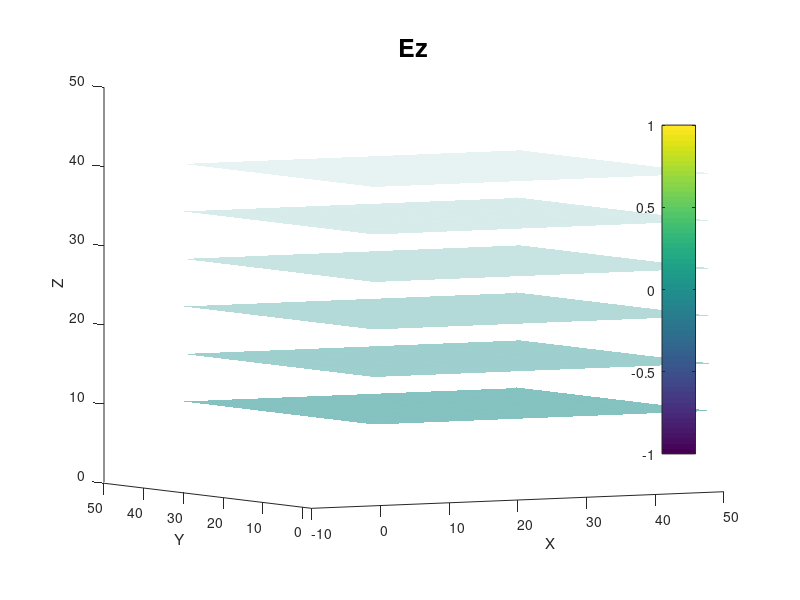

Here is the MATLAB script that generated this plot:
clear all;
close all;

%% Program Info  
%%%%%%%%%%%%%%%%%%%%%%%%%%%%%%%%%%%%%%%%%%%%%%%%%%%%%%%%%%%%%%%%%%%%%%%%%%%
%                                                                         %
% Simulates FDTD in 3D Cartesian Coordinates                              %
% Utilizes CPML Boundary                                                  %
%                                                                         %
%  This Source Code Form is subject to the terms of the Mozilla Public    %
%  License, v. 2.0. If a copy of the MPL was not distributed with this    %
%  file, You can obtain one at http://mozilla.org/MPL/2.0/.               %
%                                                                         %
%  Copyright (C) 2012-2013 Brian D. Hong                                  %
%                                                                         %
%%%%%%%%%%%%%%%%%%%%%%%%%%%%%%%%%%%%%%%%%%%%%%%%%%%%%%%%%%%%%%%%%%%%%%%%%%% 


% Physical Constant
epsNot = 8.854187817620e-12;    % Permittivity of Free Space
muNot = 1.25663706e-6;          % Magnetic Constant
cNot = 2.99792458e8;            % Speed of light
etaNot = sqrt(muNot/epsNot);    % Characteristic impedence of free space

%% Parameters
% Define FDTD physical space
domain = [3e-6 3e-6 3e-6] ;     % Computational Domain [X Y Z]             [USER DEFINED]
gridC  = [50   50    50] ;     % Number of gridpoints [X Y Z]             [USER DEFINED]
dx = domain(1)/gridC(1);        % Cell width  
dy = domain(2)/gridC(2);        % Cell length  
dz = domain(3)/gridC(3);        % Cell height
dmin = min([dx dy dz]) ;        % Minimum cell size
% Define FDTD temporal space
maxIter = max(gridC)*6;             % Maximum number of iterations         [USER DEFINED]
dt = .5*dmin/(cNot*sqrt(3));   % Time step (1 = 1sec)                 [USER DEFINED]
Scr = cNot*dt/dmin;    % Courant Number

% Define positions
planePosZ = .5e-6;                  % Position of cross sectional viewing plane
planePosZ = round(planePosZ/dz);
sourcePos = [30 30, 30 30, 30 30];  % Source position 
                                    % [xMin xMax, yMin yMax, zMin zMax]    [USER DEFINED]
                                    
zPlaneNum = 8;                      % Number of Zplanes                                    
cVar = [-1 1];                      % Color variation in plot
skipFrames = 30;

% Surface view display setting
surfaceView = 3;
% 0 = Total E Field
% 1 = Ex
% 1.5 = Ex Middle Plane
% 2 = Ey
% 3 = Ez
% 3.1 = Ez contour (Not working)
% 3.5 = Ez Middle Plane
% 4 = Hx
% 5 = Hy
% 6 = Hz

% Define PML Parameters
% Display PML parameter graphs and stop before FDTD simulation?
displayC = 0;    % 0 if no, 1 if yes
%%%%%%%%%%%%%%%%%%%%%%%%%%%%% PML Parameters %%%%%%%%%%%%%%%%%%%%%%%%%%%%%%
pmlWidth     = 10;              % Width of PML in grid points              [USER DEFINED]
sigM         = 3;               % Power of sigma in PML                    [USER DEFINED]
sigMax       = (sigM+1)*...   % Max value of sigma in PML
              .8/(etaNot*dmin);
kappaMax     = 1;               % Max value of kappa in PML                [USER DEFINED]
kappaM       = 3;               % Power of kappa in PML                    [USER DEFINED]
aMax         = 1;               % Max value of kappa in PML                [USER DEFINED]
aM           = 3;               % Power of a in PML                        [USER DEFINED]

% Initial Pulse Parameters
% Gaussian Pulse parameters
width = 5;                     % Width of Gaussian                        [USER DEFINED]
maxT = width*6;
magG = 150;

% Blackman-Harris Parameters
a = [0.35875 0.48829 0.14128 0.01168];
widthB = 30*dt;
mag = 1;

% Sine Wave Parameters
f = 2501e12;                     % Frequency                                [USER DEFINED]
amp = 1;                        % Amplitude of Wave                        [USER DEFINED]
lambda =cNot/f;                 % Wavelength
omega = 2*pi*f;                 % Angular Frequency

%% Initialize solution vectors
% General Cartesian coordinates: f(x,y,z)

% Magnetic Field Vectors
Hx = zeros(gridC(1)-1, gridC(2)  , gridC(3)  );
Hy = zeros(gridC(1)  , gridC(2)-1, gridC(3)  );
Hz = zeros(gridC(1)  , gridC(2)  , gridC(3)-1);

% Electric Field Vectors
Ex = zeros(gridC(1)  , gridC(2)+1, gridC(3)+1);
Ey = zeros(gridC(1)+1, gridC(2)  , gridC(3)+1);
Ez = zeros(gridC(1)+1, gridC(2)+1, gridC(3)  );

% Magnetic Source
Mx = zeros(gridC(1)-1, gridC(2)  , gridC(3)  );
My = zeros(gridC(1)  , gridC(2)-1, gridC(3)  );
Mz = zeros(gridC(1)  , gridC(2)  , gridC(3)-1);

% Current Source
Jx = zeros(gridC(1)  , gridC(2)+1, gridC(3)+1);
Jy = zeros(gridC(1)+1, gridC(2)  , gridC(3)+1);
Jz = zeros(gridC(1)+1, gridC(2)+1, gridC(3)  );

% Sigma Star
sigS = zeros(gridC(1)  , gridC(2)  , gridC(3)  );
% sigSx = zeros(gridC(1)-1, gridC(2)  , gridC(3)  );
% sigSy = zeros(gridC(1)  , gridC(2)-1, gridC(3)  );
% sigSz = zeros(gridC(1)  , gridC(2)  , gridC(3)-1);

% Sigma
sig = zeros(gridC(1)+1 , gridC(2)+1, gridC(3)+1);
% sigX = zeros(gridC(1)  , gridC(2)+1, gridC(3)+1);
% sigY = zeros(gridC(1)+1, gridC(2)  , gridC(3)+1);
% sigZ = zeros(gridC(1)+1, gridC(2)+1, gridC(3)  );

% Relative permeability
mu  = ones(gridC(1)  , gridC(2)  , gridC(3)  );
% muX = ones(gridC(1)-1, gridC(2)  , gridC(3)  );
% muY = ones(gridC(1)  , gridC(2)-1, gridC(3)  );
% muZ = ones(gridC(1)  , gridC(2)  , gridC(3)-1);

% Relative permittivity
eps = ones(gridC(1)+1 , gridC(2)+1, gridC(3)+1);
% epsX = ones(gridC(1)  , gridC(2)+1, gridC(3)+1);
% epsY = ones(gridC(1)+1, gridC(2)  , gridC(3)+1);
% epsZ = ones(gridC(1)+1, gridC(2)+1, gridC(3)  );

% Vectors for use in PML updates
% QH for updating Efields
QEyz = zeros(gridC(1)-1, gridC(2)  , gridC(3)  );
QEzy = zeros(gridC(1)-1, gridC(2)  , gridC(3)  );

QEzx = zeros(gridC(1)  , gridC(2)-1, gridC(3)  );
QExz = zeros(gridC(1)  , gridC(2)-1, gridC(3)  ); 

QEyx = zeros(gridC(1)  , gridC(2)  , gridC(3)-1);
QExy = zeros(gridC(1)  , gridC(2)  , gridC(3)-1);

% QE for updating Hfields
QHyz = zeros(gridC(1)  , gridC(2)+1, gridC(3)+1);
QHzy = zeros(gridC(1)  , gridC(2)+1, gridC(3)+1);

QHzx = zeros(gridC(1)+1, gridC(2)  , gridC(3)+1);
QHxz = zeros(gridC(1)+1, gridC(2)  , gridC(3)+1);

QHyx = zeros(gridC(1)+1, gridC(2)+1, gridC(3)  );
QHxy = zeros(gridC(1)+1, gridC(2)+1, gridC(3)  );

% Meshgrid for plots
[XX YY] = meshgrid(1:gridC(1), 1:gridC(2));

%% Compute coefficient vectors
% E-Field coeff.
c1 = (1-(sig.*dt)./(2*epsNot.*eps))./(1+(sig.*dt)./(2*epsNot.*eps));
c2 = (dt./(epsNot.*eps))./(1+(sig.*dt)./(2.*epsNot.*eps));

% D-Field coeff.
d1 = (1-(sigS.*dt)./(2*muNot.*mu))./(1+(sigS.*dt)./(2*muNot.*mu));
d2 = (dt./(muNot.*mu))./(1+(sigS.*dt)./(2*muNot.*mu));


%% Compute PML Coefficients

% Compute X direction
xVec = (1:pmlWidth)-.5;
gridPlot = (1:gridC(1)+1)-1;
gridPlotStag = (1:gridC(1))-.5;

sigVec = (abs(xVec+.5).^sigM./pmlWidth.^sigM).*sigMax;
sigVecStag = (abs(xVec).^sigM./pmlWidth.^sigM).*sigMax;

sigVec = [sigVec(end:-1:1) zeros(1,gridC(1)-2*length(sigVec)+1) sigVec];
sigVecStag = [sigVecStag(end:-1:1) zeros(1,gridC(1)-2*length(sigVecStag)) sigVecStag];

kappaVec = 1+(abs(xVec+.5).^kappaM./pmlWidth.^kappaM).*(kappaMax-1);
kappaVec = [kappaVec(end:-1:1) ones(1,gridC(1)-2*length(kappaVec)+1) kappaVec];
kappaVecStag = 1+(abs(xVec).^kappaM./pmlWidth.^kappaM).*(kappaMax-1);
kappaVecStag = [kappaVecStag(end:-1:1) ones(1,gridC(1)-2*length(kappaVecStag)) kappaVecStag];

aVec = (abs(xVec+.5).^aM./pmlWidth.^aM).*aMax;
aVec = [aVec(end:-1:1) zeros(1,gridC(1)-2*length(aVec)+1) aVec];
aVecStag = (abs(xVec).^aM./pmlWidth.^aM).*aMax;
aVecStag = [aVecStag(end:-1:1) zeros(1,gridC(1)-2*length(aVecStag)) aVecStag];

% Plots of vectors used in PML
if displayC == 1;
figure('outerposition', [100, 100, 1500, 900])
subplot(2,3,1)
plot(gridPlot, sigVec, 'ro', gridPlotStag, sigVecStag, 'b+')
title('PML {\sigma}')

subplot(2,3,2)
plot(gridPlot, kappaVec, 'ro', gridPlotStag, kappaVecStag, 'b+')
title('PML {\kappa}')

subplot(2,3,3)
plot(gridPlot, aVec, 'ro', gridPlotStag, aVecStag, 'b+')
title('PML a')
end

% Generate coefficient vectors used for PML during computation
tau = (kappaVec.*epsNot)./(kappaVec.*aVec+sigVec);
tauStag = (kappaVecStag.*epsNot)./(kappaVecStag.*aVecStag+sigVecStag);
bVec = exp(-dt./tau);
bVecStag = exp(-dt./tauStag);
gVec = (sigVec./(kappaVec.*(kappaVec.*aVec+sigVec))).*(1-exp(-dt./tau));
gVecStag = (sigVecStag./(kappaVecStag.*(kappaVecStag.*aVecStag+sigVecStag))).*(1-exp(-dt./tauStag));

for k = 1:length(gVec)
    if isnan(gVec(k))
        gVec(k) = 0;
    end
end

for k = 1:length(gVecStag)
    if isnan(gVecStag(k))
        gVecStag(k) = 0;
    end
end

if displayC == 1
subplot(2,3,4)
plot(gridPlot, bVec, 'ro', gridPlotStag, bVecStag, 'b+')
title('coef b')

subplot(2,3,5)
plot(gridPlot, gVec, 'ro', gridPlotStag, gVecStag, 'b+')
title('coef g')
end
bxIn  = repmat(bVecStag',[1, gridC(2),gridC(3)]);
bxOut = repmat(bVec',[1, gridC(2)+1,gridC(3)+1]);
gxIn  = repmat(gVecStag',[1, gridC(2),gridC(3)]);
gxOut = repmat(gVec',[1, gridC(2)+1,gridC(3)+1]);
kxIn = repmat(1./kappaVecStag',[1, gridC(2),gridC(3)]);
kxOut = repmat(1./kappaVec',[1,gridC(2)+1,gridC(3)+1]);


if displayC == 1;
    figure('outerposition', [100 100 1400 900])
    h = axes;
    hold on
    
    [X Y] = meshgrid(gridPlot, 1:gridC(2)+1);
    [X2 Y2] = meshgrid(gridPlotStag, 1:gridC(2));
    for k = 1:round(gridC(3)/zPlaneNum):gridC(3);
        surf( X', Y', k.*ones(size(X')), bxOut(1:gridC(1), 1:gridC(2)+1, k), 'edgealpha', (1-(k./gridC(3)).^(1/2))/2, 'facealpha', (1-(k./gridC(3)).^(1/2)))
    display(num2str((1-(k./gridC(3)).^2)))
    end
    
    for k = 1:round(gridC(3)/zPlaneNum):gridC(3);
        surf( X2', Y2', k.*ones(size(X2'))-1/2, bxIn(1:gridC(1)-1, 1:gridC(2), k), 'edgealpha',(1-(k./gridC(3)).^(1/2))/2, 'facealpha', (1-(k./gridC(3)).^(1/2)))
    end
    
    set(h, 'cameraposition', [0.5 0.5 9.16025], ...
           'cameraviewangle', 5, ...
           'cameratarget', [gridC(1)/2 gridC(2)/2, gridC(3)/2],...
           'DataAspectRatio', [1 1 1],...
           'View', [-15 20], ...
           'XLim', [-11.5899 48.9016], ...
           'Ylim', [-2.28008 37.7199], ...
           'Zlim', [0 20]);
           
    xlabel('X')
    ylabel('Y')
    zlabel('Z')
    hold off
    axis equal
title('bxIn')
end

%% Compute Y direction
xVec = (1:pmlWidth)-.5;
gridPlot = (1:gridC(2)+1)-1;
gridPlotStag = (1:gridC(2))-.5;

sigVec = (abs(xVec+.5).^sigM./pmlWidth.^sigM).*sigMax;
sigVecStag = (abs(xVec).^sigM./pmlWidth.^sigM).*sigMax;

sigVec = [sigVec(end:-1:1) zeros(1,gridC(2)-2*length(sigVec)+1) sigVec];
sigVecStag = [sigVecStag(end:-1:1) zeros(1,gridC(2)-2*length(sigVecStag)) sigVecStag];

kappaVec = 1+(abs(xVec+.5).^kappaM./pmlWidth.^kappaM).*(kappaMax-1);
kappaVec = [kappaVec(end:-1:1) ones(1,gridC(2)-2*length(kappaVec)+1) kappaVec];
kappaVecStag = 1+(abs(xVec).^kappaM./pmlWidth.^kappaM).*(kappaMax-1);
kappaVecStag = [kappaVecStag(end:-1:1) ones(1,gridC(2)-2*length(kappaVecStag)) kappaVecStag];

aVec = (abs(xVec+.5).^aM./pmlWidth.^aM).*aMax;
aVec = [aVec(end:-1:1) zeros(1,gridC(2)-2*length(aVec)+1) aVec];
aVecStag = (abs(xVec).^aM./pmlWidth.^aM).*aMax;
aVecStag = [aVecStag(end:-1:1) zeros(1,gridC(2)-2*length(aVecStag)) aVecStag];

% Generate coefficient vectors used for PML during computation
tau = (kappaVec.*epsNot)./(kappaVec.*aVec+sigVec);
tauStag = (kappaVecStag.*epsNot)./(kappaVecStag.*aVecStag+sigVecStag);
bVec = exp(-dt./tau);
bVecStag = exp(-dt./tauStag);
gVec = (sigVec./(kappaVec.*(kappaVec.*aVec+sigVec))).*(1-exp(-dt./tau));
gVecStag = (sigVecStag./(kappaVecStag.*(kappaVecStag.*aVecStag+sigVecStag))).*(1-exp(-dt./tauStag));

for k = 1:length(gVec)
    if isnan(gVec(k))
        gVec(k) = 0;
    end
end

for k = 1:length(gVecStag)
    if isnan(gVecStag(k))
        gVecStag(k) = 0;
    end
end

byIn  = repmat(bVecStag,       [gridC(1)  , 1, gridC(3)  ]);
byOut = repmat(bVec,           [gridC(1)+1, 1 ,gridC(3)+1]);
gyIn  = repmat(gVecStag,       [gridC(1)  , 1, gridC(3)  ]);
gyOut = repmat(gVec,           [gridC(1)+1, 1 ,gridC(3)+1]);
kyIn  = repmat(1./kappaVecStag,[gridC(1)  , 1, gridC(3)  ]);
kyOut = repmat(1./kappaVec,    [gridC(1)+1, 1 ,gridC(3)+1]);

%% Compute Z direction
xVec = (1:pmlWidth)-.5;
gridPlot = (1:gridC(3)+1)-1;
gridPlotStag = (1:gridC(3))-.5;

sigVec = (abs(xVec+.5).^sigM./pmlWidth.^sigM).*sigMax;
sigVecStag = (abs(xVec).^sigM./pmlWidth.^sigM).*sigMax;

sigVec = [sigVec(end:-1:1) zeros(1,gridC(3)-2*length(sigVec)+1) sigVec];
sigVecStag = [sigVecStag(end:-1:1) zeros(1,gridC(3)-2*length(sigVecStag)) sigVecStag];

kappaVec = 1+(abs(xVec+.5).^kappaM./pmlWidth.^kappaM).*(kappaMax-1);
kappaVec = [kappaVec(end:-1:1) ones(1,gridC(3)-2*length(kappaVec)+1) kappaVec];
kappaVecStag = 1+(abs(xVec).^kappaM./pmlWidth.^kappaM).*(kappaMax-1);
kappaVecStag = [kappaVecStag(end:-1:1) ones(1,gridC(3)-2*length(kappaVecStag)) kappaVecStag];

aVec = (abs(xVec+.5).^aM./pmlWidth.^aM).*aMax;
aVec = [aVec(end:-1:1) zeros(1,gridC(3)-2*length(aVec)+1) aVec];
aVecStag = (abs(xVec).^aM./pmlWidth.^aM).*aMax;
aVecStag = [aVecStag(end:-1:1) zeros(1,gridC(3)-2*length(aVecStag)) aVecStag];

% Generate coefficient vectors used for PML during computation
tau = (kappaVec.*epsNot)./(kappaVec.*aVec+sigVec);
tauStag = (kappaVecStag.*epsNot)./(kappaVecStag.*aVecStag+sigVecStag);
bVec = exp(-dt./tau);
bVecStag = exp(-dt./tauStag);
gVec = (sigVec./(kappaVec.*(kappaVec.*aVec+sigVec))).*(1-exp(-dt./tau));
gVecStag = (sigVecStag./(kappaVecStag.*(kappaVecStag.*aVecStag+sigVecStag))).*(1-exp(-dt./tauStag));

for k = 1:length(gVec)
    if isnan(gVec(k))
        gVec(k) = 0;
    end
end

for k = 1:length(gVecStag)
    if isnan(gVecStag(k))
        gVecStag(k) = 0;
    end
end

bVecStagZ = ones(1,1,length(bVecStag));
bVecStagZ(1,1,:) = bVecStag;

bVecZ = ones(1,1,length(bVec));
bVecZ(1,1,:) = bVec;

gVecStagZ = ones(1,1,length(gVecStag));
gVecStagZ(1,1,:) = gVecStag;

gVecZ = ones(1,1,length(gVec));
gVecZ(1,1,:) = gVec;

kappaVecStagZ = ones(1,1,length(kappaVecStag));
kappaVecStagZ(1,1,:) = kappaVecStag;

kappaVecZ = ones(1,1,length(kappaVec));
kappaVecZ(1,1,:) = kappaVec;

bzIn  = repmat(bVecStagZ,       [gridC(1)  , gridC(2)  , 1]);
bzOut = repmat(bVecZ,           [gridC(1)+1, gridC(2)+1, 1]);
gzIn  = repmat(gVecStagZ,       [gridC(1)  , gridC(2)  , 1]);
gzOut = repmat(gVecZ,           [gridC(1)+1, gridC(2)+1, 1]);
kzIn  = repmat(1./kappaVecStagZ,[gridC(1)  , gridC(2)  , 1]);
kzOut = repmat(1./kappaVecZ,    [gridC(1)+1, gridC(2)+1, 1]);

if displayC == 1;
    return
end

%%
display(' ')
display('Memory status after creation of solution vectors')


close all
figure('outerposition', [100 50 800 800]) 
h = axes;
set(h,'DataAspectRatio', [1 1 1],...
       'View', [-30 4], ...
       'XLim', [-10 gridC(1)], ...
       'Ylim', [-2.28008 gridC(2)], ...
       'Zlim', [0 gridC(3)]);
set(h, 'clim', cVar)
axis equal
%% %%%%%%%%%%%%%%%%%%%%%%%%%%%%%%%%%%%%%%%%%%%%%%%%%%%%%%%%%%%%%%%%%%%% %%
%%%%%%%%%%%%%%%%%%%%%%%%%%  MAIN SOLUTION LOOP  %%%%%%%%%%%%%%%%%%%%%%%%%%
%%%%%%%%%%%%%%%%%%%%%%%%%%%%%%%%%%%%%%%%%%%%%%%%%%%%%%%%%%%%%%%%%%%%%%%%%%
 
for n = 1:maxIter
    
% Source update
%     source = exp(-.5*((maxT*dmin-n*dt*cNot/Scr)/(width*dmin))^2) *amp*sin(omega*n*dt)
      source = magG*exp(-.5*((maxT*dmin-n*dt*cNot/Scr)/(width*dmin))^2);
%     source = amp*sin(omega*n*dt);

%     Jx(sourcePos(1):sourcePos(2), sourcePos(3):sourcePos(4), sourcePos(5):sourcePos(6)) = source;
%     Jy(sourcePos(1):sourcePos(2), sourcePos(3):sourcePos(4), sourcePos(5):sourcePos(6)) = source;
%     Jz(sourcePos(1):sourcePos(2), sourcePos(3):sourcePos(4), sourcePos(5):sourcePos(6)) = source;
%     Ez(sourcePos(1):sourcePos(2), sourcePos(3):sourcePos(4), sourcePos(5):sourcePos(6)) = source;
      Ez(sourcePos(1):sourcePos(2), sourcePos(3):sourcePos(4), sourcePos(5):sourcePos(6)) = source;
%       Ey(sourcePos(1):sourcePos(2), sourcePos(3):sourcePos(4), sourcePos(5):sourcePos(6)) = source;
%       Ex(sourcePos(1):sourcePos(2), sourcePos(3):sourcePos(4), sourcePos(5):sourcePos(6)) = source;
%%%%%%%%%%%%%%%%%%%%% Cartesian Coordinates: f(x,y,z) %%%%%%%%%%%%%%%%%%%%%
%%%%%%%%%%%%%%%%%%%%%%%%%%%%  H-field Updates  %%%%%%%%%%%%%%%%%%%%%%%%%%%%

    %%%%%%%%%% Hx FIELD %%%%%%%%%%
    QEzy = bzIn(2:end,:,:).*QEzy - gzIn(2:end,:,:).*(Ey(2:end-1,:    ,2:end) - Ey(2:end-1, :      , 1:end-1) )./dz; 
    QEyz = byIn(2:end,:,:).*QEyz - gyIn(2:end,:,:).*(Ez(2:end-1,2:end,:    ) - Ez(2:end-1, 1:end-1, :      ) )./dy; 
    Hx = d1(2:end,:,:).*Hx + ...
         d2(2:end,:,:).*( kzIn(2:end,:,:).*(Ey(2:end-1,:    ,2:end) - Ey(2:end-1, :      , 1:end-1) )./dz - ...
                          kyIn(2:end,:,:).*(Ez(2:end-1,2:end,:    ) - Ez(2:end-1, 1:end-1, :      ) )./dy - ...
                          Mx + QEzy - QEyz);

    %%%%%%%%%% Hy FIELD %%%%%%%%%%
    QExz = bxIn(:,2:end,:).*QExz - gxIn(:,2:end,:).*(Ez(2:end,2:end-1, :   ) - Ez(1:end-1,2:end-1, :)      )./dx;
    QEzx = bzIn(:,2:end,:).*QEzx - gzIn(:,2:end,:).*(Ex(:    ,2:end-1,2:end) - Ex(:      ,2:end-1,1:end-1) )./dz; 

    Hy = d1(:,2:end,:).*Hy + ...
         d2(:,2:end,:).*( kxIn(:,2:end,:).*(Ez(2:end,2:end-1, :   ) - Ez(1:end-1,2:end-1, :     ) )./dx - ...
                          kzIn(:,2:end,:).*(Ex(:    ,2:end-1,2:end) - Ex(:      ,2:end-1,1:end-1) )./dz - ...
                          My + QExz - QEzx);                
                      
    %%%%%%%%%% Hz FIELD %%%%%%%%%%
    QEyx = byIn(:,:,2:end).*QEyx - gyIn(:,:,2:end).*(Ex(:    ,2:end  ,2:end-1) - Ex(:      ,2:end  ,2:end-1) )./dy;
    QExy = bxIn(:,:,2:end).*QExy - gxIn(:,:,2:end).*(Ey(2:end, :     ,2:end-1) - Ey(1:end-1, :     ,2:end-1) )./dx; 

    Hz = d1(:,:,2:end).*Hz + ...
         d2(:,:,2:end).*( kyIn(:,:,2:end).*(Ex(:    ,2:end  ,2:end-1) - Ex(:      ,2:end  ,2:end-1) )./dy - ...
                          kxIn(:,:,2:end).*(Ey(2:end, :     ,2:end-1) - Ey(1:end-1, :     ,2:end-1) )./dx - ...
                          Mz + QEyx - QExy);       

    
%%%%%%%%%%%%%%%%%%%%%%%%%%%%  E-field Updates  %%%%%%%%%%%%%%%%%%%%%%%%%%%%
   
    %%%%%%%%%% Ex FIELD %%%%%%%%%%
    QHyz(:,2:end-1,2:end-1) = byOut(2:end,2:end-1,2:end-1).*QHyz(:,2:end-1,2:end-1) - gyOut(2:end,2:end-1,2:end-1).*( Hz(:,2:end, :   ) - Hz(:,1:end-1, :     ) )./dy;     
    QHzy(:,2:end-1,2:end-1) = bzOut(2:end,2:end-1,2:end-1).*QHzy(:,2:end-1,2:end-1) - gzOut(2:end,2:end-1,2:end-1).*( Hy(:, :   ,2:end) - Hy(:, :     ,1:end-1) )./dz;
    
    Ex(:,2:end-1,2:end-1) = c1(2:end,2:end-1,2:end-1).*Ex(:,2:end-1,2:end-1) + ...
                            c2(2:end,2:end-1,2:end-1).*( kyOut(2:end,2:end-1,2:end-1).*( Hz(:,2:end, :   ) - Hz(:,1:end-1, :     ) )./dy - ...
                                                         kzOut(2:end,2:end-1,2:end-1).*( Hy(:, :   ,2:end) - Hy(:, :     ,1:end-1) )./dz - ...
                                                         Jx(:,2:end-1,2:end-1) + QHyz(:,2:end-1,2:end-1) - QHzy(:,2:end-1,2:end-1));
  
    %%%%%%%%%% Ey FIELD %%%%%%%%%%
    QHzx(2:end-1,:,2:end-1) = bzOut(2:end-1,2:end,2:end-1).*QHzx(2:end-1,:,2:end-1) - gzOut(2:end-1,2:end,2:end-1).*(Hx(:    ,:,2:end) - Hx(:      ,:,1:end-1) )./dz;     
    QHxz(2:end-1,:,2:end-1) = bxOut(2:end-1,2:end,2:end-1).*QHxz(2:end-1,:,2:end-1) - gxOut(2:end-1,2:end,2:end-1).*(Hz(2:end,:, :   ) - Hz(1:end-1,:,:      ) )./dx; 
    
    Ey(2:end-1,:,2:end-1) = c1(2:end-1,2:end,2:end-1).*Ey(2:end-1,:,2:end-1) + ...
                            c2(2:end-1,2:end,2:end-1).*( kzOut(2:end-1,2:end,2:end-1).*( Hx(:    ,:,2:end) - Hx(:      ,:,1:end-1) )./dz - ...                            
                                                         kxOut(2:end-1,2:end,2:end-1).*( Hz(2:end,:, :   ) - Hz(1:end-1,:,:      ) )./dx - ...
                                                         Jy(2:end-1,:,2:end-1) + QHzx(2:end-1,:,2:end-1) - QHxz(2:end-1,:,2:end-1));

    %%%%%%%%%% Ez FIELD %%%%%%%%%%
    QHxy(2:end-1,2:end-1,:) = bxOut(2:end-1,2:end-1,2:end).*QHxy(2:end-1,2:end-1,:) - gxOut(2:end-1,2:end-1,2:end).*( Hy(2:end, :   ,:) - Hy(1:end-1, :     ,:) )./dx;    
    QHyx(2:end-1,2:end-1,:) = byOut(2:end-1,2:end-1,2:end).*QHyx(2:end-1,2:end-1,:) - gyOut(2:end-1,2:end-1,2:end).*( Hx( :   ,2:end,:) - Hx( :     ,1:end-1,:) )./dy;    
    
    Ez(2:end-1,2:end-1,:) = c1(2:end-1,2:end-1,2:end).*Ez(2:end-1,2:end-1,:) + ...        
                            c2(2:end-1,2:end-1,2:end).*( kxOut(2:end-1,2:end-1,2:end).*( Hy(2:end, :   ,:) - Hy(1:end-1, :     ,:) )./dx - ...                            
                                                         kyOut(2:end-1,2:end-1,2:end).*( Hx( :   ,2:end,:) - Hx( :     ,1:end-1,:) )./dy - ...
                                                         Jz(2:end-1,2:end-1,:) + QHxy(2:end-1,2:end-1,:) - QHyx(2:end-1,2:end-1,:));        
                                                     
%%%%%%%%%% Boundary Update %%%%%%%%%%
    Ez(1  ,:  ,:  ) = 0;
    Ez(end,:  ,:  ) = 0;
    Ez(:  ,1  ,:  ) = 0;
    Ez(:  ,end,:  ) = 0;
    
    Ey(1  ,:  ,:  ) = 0;
    Ey(end,:  ,:  ) = 0;
    Ey(:  ,:  ,1  ) = 0;
    Ey(:  ,:  ,end) = 0;
    
	Ex(:  ,end,:  ) = 0;
    Ex(:  ,1  ,:  ) = 0;
    Ex(:  ,:  ,1  ) = 0;
    Ex(:  ,:  ,end) = 0;
    
%% %%%%%%%%%%%%%%%%%%%%%%%%%%  PLOT  UTILITIES  %%%%%%%%%%%%%%%%%%%%%%%% %%


display(strcat('n = ', num2str(n)))

if mod(n,skipFrames) == 0
if surfaceView == 0
    
    % Plot Total Efield
    hold on
    for k = pmlWidth:round(gridC(3)/zPlaneNum):gridC(3)-pmlWidth;
        surf( XX', YY', k.*ones(size(XX')) + Ex(XX(1,:), YY(:,1), k) + Ey(XX(1,:), YY(:,1), k) + Ez(XX(1,:), YY(:,1), k), Ex(XX(1,:), YY(:,1), k) + Ey(XX(1,:), YY(:,1), k) + Ez(XX(1,:), YY(:,1), k), 'edgealpha', (1-(k./gridC(3)).^(1/2))/2, 'facealpha', (1-(k./gridC(3)).^(1/2)))
%         surf( XX', YY', k.*ones(size(XX')) + Ex(XX(1,:), YY(:,1), k) + Ey(XX(1,:), YY(:,1), k) + Ez(XX(1,:), YY(:,1), k), Ex(XX(1,:), YY(:,1), k) + Ey(XX(1,:), YY(:,1), k) + Ez(XX(1,:), YY(:,1), k), 'edgealpha', .1, 'facealpha', .05)
    end
    hold off 
    set(h, 'clim', cVar)
    xlabel('X')
    ylabel('Y')
    zlabel('Z')
    
    colorbar('East')
    title('Total E Field', 'fontsize', 18) 
    
end

if surfaceView == 1;
    % Plot Ex field

    hold on
    for k = pmlWidth:round(gridC(3)/zPlaneNum):gridC(3)-pmlWidth;
        surf( XX', YY', k.*ones(size(XX'))+ Ex(XX(1,:), YY(:,1), k), Ex(XX(1,:), YY(:,1), k), 'edgealpha', (1-(k./gridC(3)).^(1/2))/2, 'facealpha', (1-(k./gridC(3)).^(1/2)))
    end
    hold off 
    
    xlabel('X')
    ylabel('Y')
    zlabel('Z')
    
    colorbar('East')
    title('Ex', 'fontsize', 18)
    
elseif surfaceView == 1.5;
    surf(fliplr(Ex(:,:,round(gridC(3)/2))), 'edgealpha', .1)
    
    xlabel('X')
    ylabel('Y')
    zlabel('Z')
    
    title('Ex', 'fontsize', 18)
    set(h, 'clim', cVar)
    axis([0 gridC(1) 0 gridC(2) -1 1])

elseif surfaceView == 2;
    % Plot Ez field

    hold on
    for k = pmlWidth:round(gridC(3)/zPlaneNum):gridC(3)-pmlWidth;
        surf( XX', YY', k.*ones(size(XX'))+ Ey(XX(1,:), YY(:,1), k), Ey(XX(1,:), YY(:,1), k), 'edgealpha', (1-(k./gridC(3)).^(1/2))/2, 'facealpha', (1-(k./gridC(3)).^(1/2)))
    end
    hold off 
    
    xlabel('X')
    ylabel('Y')
    zlabel('Z')
    
    colorbar('East')
    title('Ey', 'fontsize', 18)
       
elseif surfaceView == 3;
    % Plot Ez field

    hold on
    for k = pmlWidth:round(gridC(3)/zPlaneNum):gridC(3)-pmlWidth;
        surf( XX', YY', k.*ones(size(XX'))+ Ez(XX(1,:), YY(:,1), k), Ez(XX(1,:), YY(:,1), k), 'edgealpha', (1-(k./gridC(3)).^(1/2))/2, 'facealpha', (1-(k./gridC(3)).^(1/2)))
    end
    hold off 
    
    xlabel('X')
    ylabel('Y')
    zlabel('Z')
    
    colorbar('East')
    title('Ez', 'fontsize', 18)
    
elseif surfaceView == 3.1;
    % Plot Ez field

    hold on
    for k = pmlWidth:round(gridC(3)/zPlaneNum):gridC(3)-pmlWidth;
        contour3( XX', YY', Ez(XX(1,:), YY(:,1), k), Ez(XX(1,:), YY(:,1), k))
    end
    hold off 
    
    xlabel('X')
    ylabel('Y')
    zlabel('Z')
    
    colorbar('East')
    title('Ez', 'fontsize', 18)
        
elseif surfaceView == 3.5;
    surf(fliplr(Ez(:,:,round(gridC(3)/2))), 'edgealpha', .1)
    
    xlabel('X')
    ylabel('Y')
    zlabel('Z')
    
    title('Ez', 'fontsize', 18)
    set(h, 'clim', cVar)
    axis([0 gridC(1) 0 gridC(2) -1 1])
end

    s = getframe;
    if n < maxIter
    cla
    end
end
end












    
  
    